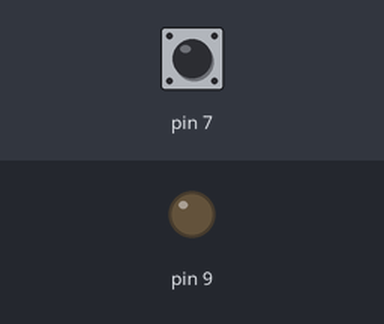
Recording of a sketch running on a simulated Arduino Uno, built with avr-gcc and run on an emulated ATmega328P. Shown: output pins drawn as LEDs (lit = HIGH). Dashed ring = blinking. The test bench sets the inputs (shaded band); at power-on: pin 7 HIGH.

Above: at 1.2 s.
1.3 s: pin 7 pulsed LOW 5 times (0.12 s each, 0.3 s apart)
At 1.75 s:
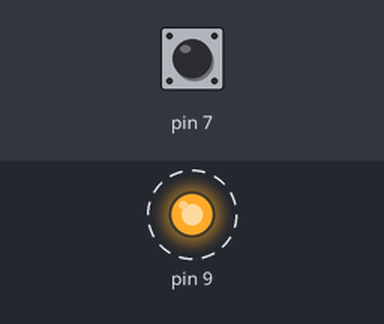
4.3 s: pin 7 pulled LOW for 0.15 s
At 5.5 s:
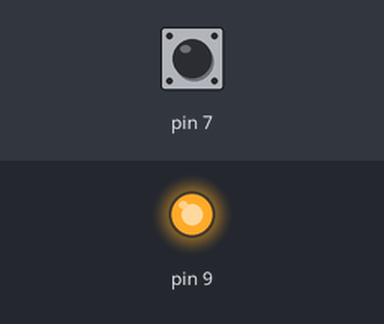
5.9 s: pin 7 pulled LOW for 1 s
At 6.7 s:
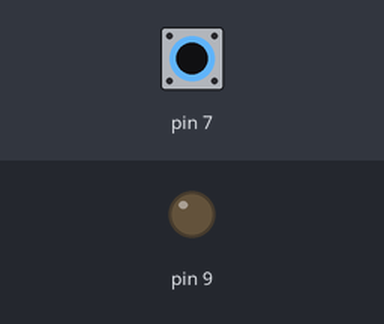
Timing chart, 0 to 8.9 s (numbered marks = the images above; inputs shaded):
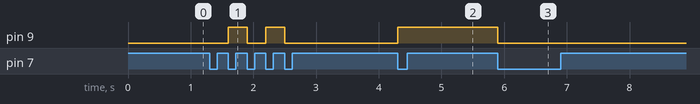

The sketch:

Button_blink2_Toggle.ino
```cpp
int ledState = HIGH;
int buttonState;
int lastButtonState = HIGH;

void setup()
{
  pinMode(9, OUTPUT);
  pinMode(7, INPUT); //INPUT_PULLUP not used as button is grounded
}

void loop()
{
  buttonState = digitalRead(7);
  // Check if button changed from HIGH to LOW (press detected)

  if (buttonState == LOW && lastButtonState == HIGH)
  {
    ledState = !ledState;        // Toggle LED state
    digitalWrite(9, ledState);   // Update LED
    delay(200);                  // Debounce
  }

   lastButtonState = buttonState;// Save state for next loop
}
```

Measured:
- after the input at 1.3 s, pin 9: alternates HIGH for 0.30 s and LOW for 0.30 s, 4 changes in all, then stays LOW, starting after 0.30 s
- after the input at 4.3 s, pin 9: LOW → HIGH at once
- after the input at 5.9 s, pin 9: HIGH → LOW at once
